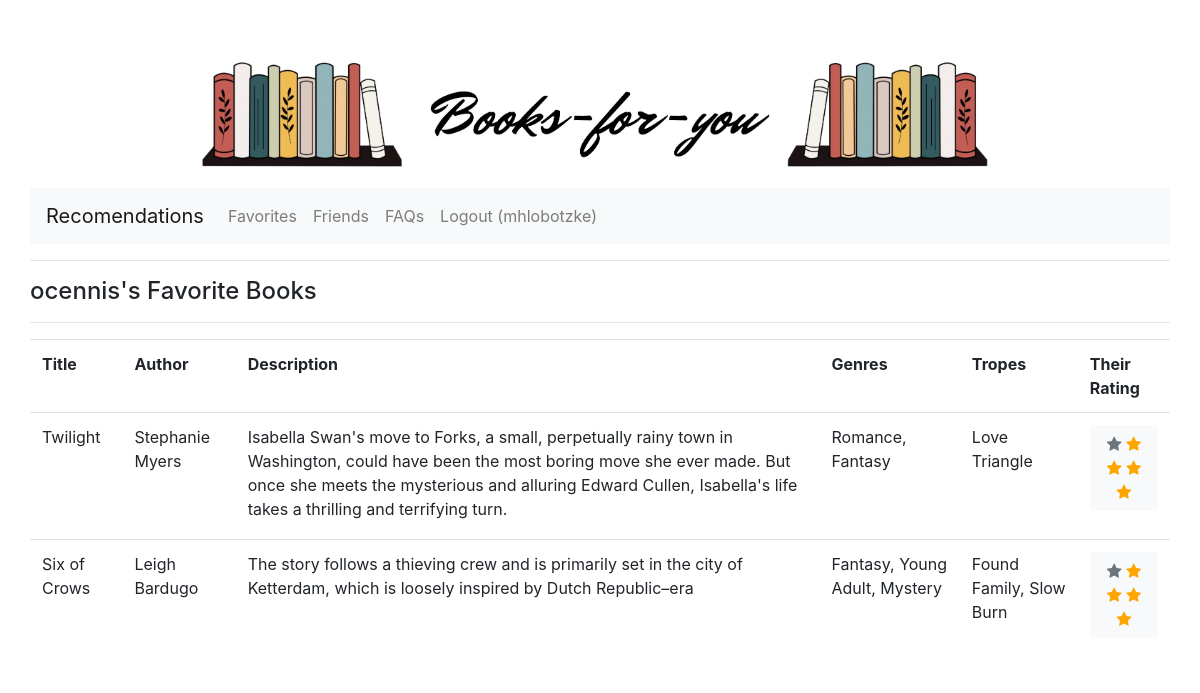
The page /friend_profile/1 (signed in) on the database its author committed.
### friends/models.py (models this page shows)
class User(AbstractUser):
    friends = models.ManyToManyField("User", blank = True)
    favorites = models.ManyToManyField(Book, blank = True)

class Rating(models.Model):
    user = models.ForeignKey(User, on_delete=models.CASCADE)
    book = models.ForeignKey(Book, on_delete=models.CASCADE)
    rating = models.IntegerField(default=0)

### books/models.py (models this page shows)
class Book(models.Model):
    title = models.CharField(max_length = 80)
    author = models.CharField(max_length = 80)
    description = models.CharField(max_length = 500)
    genre1 = models.CharField(max_length = 50)
    genre2 = models.CharField(max_length = 50)
    genre3 = models.CharField(max_length = 50)
    trope1 = models.CharField(max_length = 50)
    trope2 = models.CharField(max_length = 50)
    trope3 = models.CharField(max_length = 50)

### friends/views.py (the view)
# urls.py: path('friend_profile/<int:userID>', friends_views.friend_profile),
@login_required(login_url='/login/')
def friend_profile(request, userID):
    friend = User.objects.get(id = userID)
    favorites = friend.favorites.all()
    ratings = Rating.objects.filter(user = userID)
    page_data = {'favorites':favorites, 'friend':friend, 'ratings':ratings}
    return render(request, 'friends/friend_profile.html', page_data)

### templates/friends/friend_profile.html (shortened to what this page needs)
<!DOCTYPE html>
<html>
	<head>
		{% include "bootstrap.html" %}
		<link rel="stylesheet" href="https://cdnjs.cloudflare.com/ajax/libs/font-awesome/4.7.0/css/font-awesome.min.css">
		{% load static %}
		<img class=center src ="{% static 'banner2.jpg' %}" alt="Books-for-you Banner">
	</head>
	<body>
		{% include "navigation.html" %}
		<hr>
		<h4>{{friend}}'s Favorite Books</h4>
		<hr>
		<table class='table table-hover'>
      {% if not favorites %}
        <p> They have no favorites to display.</p>
      {% else %}
				<tr><th>Title</th><th>Author</th><th>Description</th><th>Genres</th><th>Tropes</th><th>Their Rating</th></tr>
        {% for favorite in favorites %}
			    <tr>
            <td> {{favorite.title}} </td>
            <td> {{favorite.author}}</td>
            <td> {{favorite.description}} </td>
  					{% if favorite.genre1 == "NULL" %}
  					{% else %}
  					<td> {{favorite.genre1}}{% endif %}{% if favorite.genre2 == "NULL" %}{% else %}, {{favorite.genre2}}{% endif %}{% if favorite.genre3 == "NULL" %}{% else %}, {{favorite.genre3}}{% endif %}</td>
  					{% if favorite.trope1 == "NULL" %}
  					{% else %}
  					<td> {{favorite.trope1}}{% endif %}{% if favorite.trope2 == "NULL" %}{% else %}, {{favorite.trope2}}{% endif %}{% if favorite.trope3 == "NULL" %}{% else %}, {{favorite.trope3}}{% endif %}</td>
						{% if not ratings %}
						<td> <ul class="btn btn-light inline-block rating-list">
							<span class="fa fa-star text-secondary" title="Rate 5"></span></a>
							<span class="fa fa-star text-secondary" title="Rate 4"></span></a>
							<span class="fa fa-star text-secondary" title="Rate 3"></span></a>
							<span class="fa fa-star text-secondary" title="Rate 2"></span></a>
							<span class="fa fa-star text-secondary" title="Rate 1"></span></a>
						</ul> </td>
						{% else %}
								<td> <ul class="btn btn-light inline-block rating-list">
									<span class="fa fa-star {% for rating in ratings %}{% if rating.book == favorite %}{% if rating.rating > 4 %} checked {% else %} text-secondary {% endif %}{% endif %}{% endfor %}" title="Rate 5"></span></a>
									<span class="fa fa-star {% for rating in ratings %}{% if rating.book == favorite %}{% if rating.rating > 3 %} checked {% else %} text-secondary {% endif %}{% endif %}{% endfor %}" title="Rate 4"></span></a>
									<span class="fa fa-star {% for rating in ratings %}{% if rating.book == favorite %}{% if rating.rating > 2 %} checked {% else %} text-secondary {% endif %}{% endif %}{% endfor %}" title="Rate 3"></span></a>
									<span class="fa fa-star {% for rating in ratings %}{% if rating.book == favorite %}{% if rating.rating > 1 %} checked {% else %} text-secondary {% endif %}{% endif %}{% endfor %}" title="Rate 2"></span></a>
									<span class="fa fa-star {% for rating in ratings %}{% if rating.book == favorite %}{% if rating.rating > 0 %} checked {% else %} text-secondary {% endif %}{% endif %}{% endfor %}" title="Rate 1"></span></a>
								</ul> </td>
						{% endif %}
					</tr>
			{% endfor %}
			{% endif %}
		</table>
	</body>
</html>

### templates/bootstrap.html (shortened to what this page needs)
<link rel="stylesheet" href="https://stackpath.bootstrapcdn.com/bootstrap/4.4.1/css/bootstrap.min.css"
integrity="sha384-
Vkoo8x4CGsO3+Hhxv8T/Q5PaXtkKtu6ug5TOeNV6gBiFeWPGFN9MuhOf23Q9Ifjh">

### templates/navigation.html (shortened to what this page needs)
<nav class="navbar navbar-expand-lg navbar-light bg-light">
  <a class="navbar-brand" href="/ "> Recomendations </a>
  <div class="navbar-collapse">
    <ul class="navbar-nav mr-auto">
      <li class="nav-item">
        <a class="nav-link" href="/view_favorites">Favorites</a>
      </li>
      <li class="nav-item">
        <a class="nav-link" href="/friends">Friends</a>
      </li>
      <li class="nav-item">
        <a class="nav-link" href="/FAQ">FAQs</a>
      </li>
      {% if user.is_authenticated %}
        <li>
          <a class="nav-link" href="/logout">Logout ({{user.username}})</a>
        </li>
        {% else %}
        <li>
          <a class="nav-link" href="/login">Login</a>
        </li>
      {% endif %}
  </div>
</nav>

### templates/friends/friend_profile.html (style rules this page uses)
img { width: 1000px; height:auto; }
body { padding: 30px; margin: auto; }
.center { display: block; margin-left: auto; margin-right: auto; width: 80% }
.checked { color: orange !important }
.fa-star { color: grey }

### rows shown on the page
User: username "mhlobotzke"
User: username "ocennis"
Book: title "Twilight", author "Stephanie Myers", description "Isabella Swan's move to Forks, a small, perpetually rainy town in Washington, could have been the most boring move she ever made. But once she meets the mysterious and alluring Edward Cullen, Isabella's life takes a thrilling and terrifying turn.", genre1 "Romance", genre2 "Fantasy", trope1 "Love Triangle"
Book: title "Six of Crows", author "Leigh Bardugo", description "The story follows a thieving crew and is primarily set in the city of Ketterdam, which is loosely inspired by Dutch Republic–era", genre1 "Fantasy", genre2 "Young Adult", genre3 "Mystery", trope1 "Found Family", trope2 "Slow Burn"
